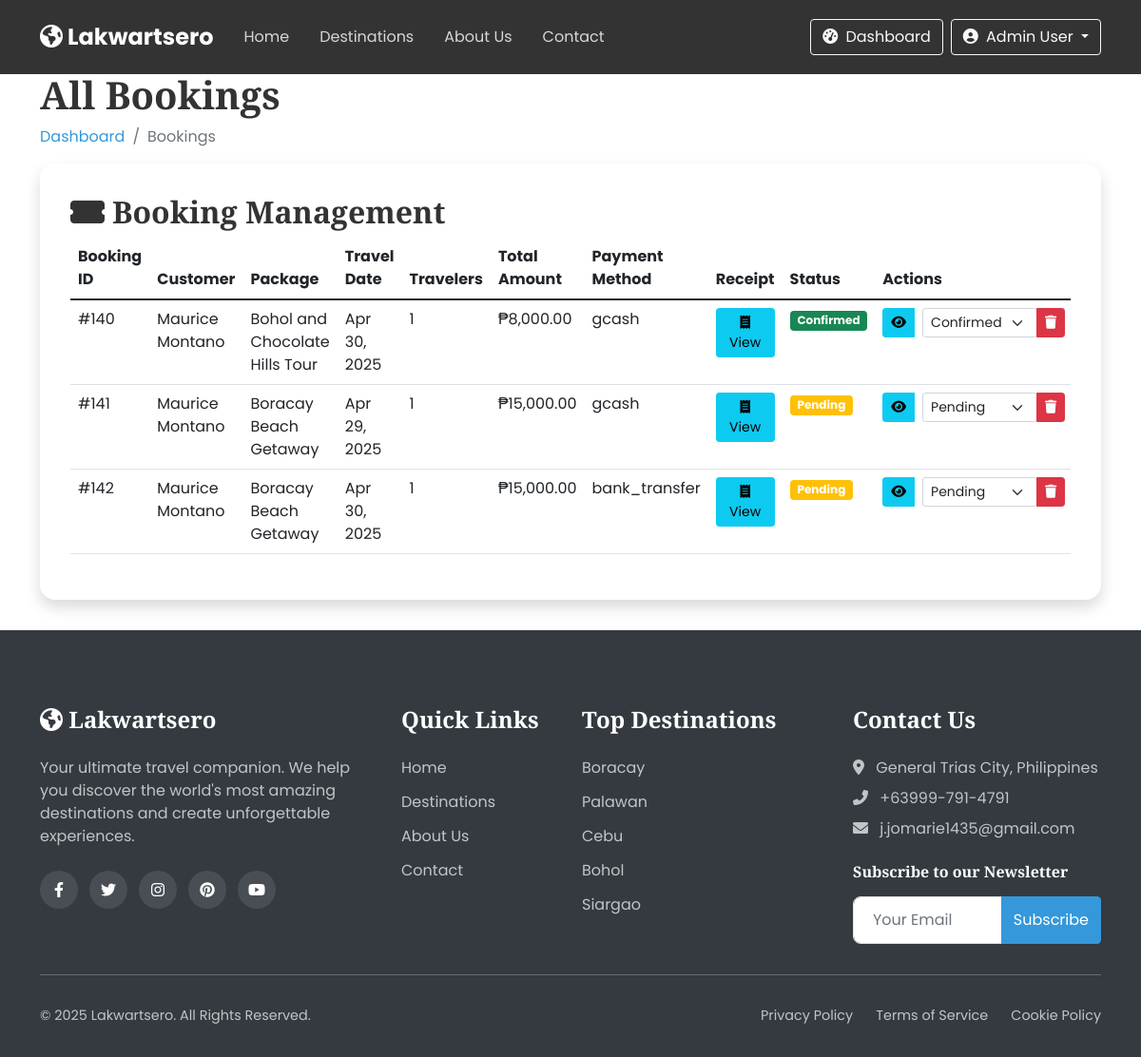
The page /bookings.php (signed in) on the database its author committed.
### tables this page shows
CREATE TABLE `bookings` (
  `id` int(11) NOT NULL,
  `user_id` int(11) NOT NULL,
  `package_id` int(11) NOT NULL,
  `booking_date` date NOT NULL,
  `travel_date` date NOT NULL,
  `num_travelers` int(11) NOT NULL DEFAULT 1,
  `total_price` decimal(10,2) NOT NULL,
  `status` enum('pending','confirmed','cancelled') DEFAULT 'pending',
  `confirmation_number` varchar(20) DEFAULT NULL,
  `special_requests` text DEFAULT NULL,
  `payment_method` varchar(50) NOT NULL,
  `payment_status` enum('pending','confirmed','cancelled') DEFAULT 'pending',
  `reference_number` varchar(100) DEFAULT NULL,
  `payment_proof` varchar(255) DEFAULT NULL,
  `created_at` timestamp NOT NULL DEFAULT current_timestamp(),
  `updated_at` timestamp NOT NULL DEFAULT current_timestamp() ON UPDATE current_timestamp()
);

CREATE TABLE `users` (
  `id` int(11) NOT NULL,
  `role_id` int(11) NOT NULL,
  `full_name` varchar(100) NOT NULL,
  `username` varchar(50) NOT NULL,
  `email` varchar(100) NOT NULL,
  `password` varchar(255) NOT NULL,
  `phone` varchar(20) DEFAULT NULL,
  `address` text DEFAULT NULL,
  `profile_img` varchar(255) DEFAULT 'default-user.jpg',
  `created_at` timestamp NOT NULL DEFAULT current_timestamp(),
  `updated_at` timestamp NOT NULL DEFAULT current_timestamp() ON UPDATE current_timestamp(),
  `status` enum('active','inactive','banned') DEFAULT 'active'
);

CREATE TABLE `packages` (
  `id` int(11) NOT NULL,
  `destination_id` int(11) NOT NULL,
  `title` varchar(100) NOT NULL,
  `description` text DEFAULT NULL,
  `price` decimal(10,2) NOT NULL,
  `duration` int(11) NOT NULL COMMENT 'in days',
  `max_travelers` int(11) DEFAULT 10,
  `itinerary` text DEFAULT NULL,
  `inclusions` text DEFAULT NULL,
  `exclusions` text DEFAULT NULL,
  `featured` tinyint(1) DEFAULT 0,
  `discount_percent` int(11) DEFAULT 0,
  `created_by` int(11) DEFAULT NULL,
  `image_url` varchar(255) DEFAULT NULL,
  `created_at` timestamp NOT NULL DEFAULT current_timestamp(),
  `updated_at` timestamp NOT NULL DEFAULT current_timestamp() ON UPDATE current_timestamp(),
  `status` enum('active','inactive','sold-out') DEFAULT 'active'
);

### includes/functions.php (called while the page is built, shortened)
<?php
function formatCurrency($amount) {
    return '₱' . number_format($amount, 2);
}
?>

### bookings.php (the view, shortened to what this page needs)
<?php
include 'includes/header.php';
$sql = "SELECT b.*, u.full_name, p.title as package_title, p.price
        FROM bookings b
        JOIN users u ON b.user_id = u.id
        JOIN packages p ON b.package_id = p.id
        ORDER BY b.booking_date DESC";
$result = $conn->query($sql);
?>
<section class="dashboard-section">
    <div class="container">
        <div class="dashboard-header" data-aos="fade-up">
            <h1>All Bookings</h1>
            <nav aria-label="breadcrumb">
                <ol class="breadcrumb">
                    <li class="breadcrumb-item"><a href="admin-dashboard.php">Dashboard</a></li>
                    <li class="breadcrumb-item active">Bookings</li>
                </ol>
            </nav>
        </div>
        <div class="dashboard-card" data-aos="fade-up">
            <div class="dashboard-card-header">
                <h2><i class="fas fa-ticket-alt me-2"></i>Booking Management</h2>
            </div>
            <div class="dashboard-card-body">
                <div class="table-responsive">
                    <table class="table table-hover">
                        <thead>
                            <tr>
                                <th>Booking ID</th>
                                <th>Customer</th>
                                <th>Package</th>
                                <th>Travel Date</th>
                                <th>Travelers</th>
                                <th>Total Amount</th>
                                <th>Payment Method</th>
                                <th>Receipt</th>
                                <th>Status</th>
                                <th>Actions</th>
                            </tr>
                        </thead>
                        <tbody>
                            <?php while($booking = $result->fetch_assoc()): ?>
                            <tr>
                                <td>#<?php echo $booking['id']; ?></td>
                                <td><?php echo htmlspecialchars($booking['full_name']); ?></td>
                                <td><?php echo htmlspecialchars($booking['package_title']); ?></td>
                                <td><?php echo date('M d, Y', strtotime($booking['travel_date'])); ?></td>
                                <td><?php echo $booking['num_travelers']; ?></td>
                                <td><?php echo formatCurrency($booking['total_price']); ?></td>
                                <td><?php echo htmlspecialchars($booking['payment_method'] ?? 'N/A'); ?></td>
                                <td>
                                    <?php if(!empty($booking['payment_proof'])): ?>
                                        <a href="uploads/receipts/<?php echo basename($booking['payment_proof']); ?>" target="_blank" class="btn btn-sm btn-info">
                                            <i class="fas fa-receipt"></i> View
                                        </a>
                                    <?php else: ?>
                                        <span class="text-muted">No receipt</span>
                                    <?php endif; ?>
                                </td>
                                <td>
                                    <span class="badge bg-<?php
                                        echo $booking['status'] == 'confirmed' ? 'success' :
                                            ($booking['status'] == 'pending' ? 'warning' : 'danger');
                                    ?>">
                                        <?php echo ucfirst($booking['status']); ?>
                                    </span>
                                </td>
                                <td class="text-nowrap">
                                    <div class="btn-group">
                                        <a href="view-booking.php?id=<?php echo $booking['id']; ?>" class="btn btn-sm btn-info me-2">
                                            <i class="fas fa-eye"></i>
                                        </a>
                                        <select class="form-select form-select-sm booking-status-select" style="width: auto; min-width: 100px;"
                                                data-booking-id="<?php echo $booking['id']; ?>"
                                                data-user-id="<?php echo $booking['user_id']; ?>"
                                                data-current-status="<?php echo $booking['status']; ?>">
                                            <option value="pending" <?php echo $booking['status'] == 'pending' ? 'selected' : ''; ?>>Pending</option>
                                            <option value="confirmed" <?php echo $booking['status'] == 'confirmed' ? 'selected' : ''; ?>>Confirmed</option>
                                        </select>
                                        <a href="bookings.php?delete_booking=<?php echo $booking['id']; ?>" class="btn btn-sm btn-danger" onclick="return confirm('Are you sure you want to delete this booking?')">
                                            <i class="fas fa-trash"></i>
                                        </a>
                                    </div>
                                </td>
                            </tr>
                            <?php endwhile; ?>
                        </tbody>
                    </table>
                </div>
            </div>
        </div>
    </div>
</section>
<?php include 'includes/footer.php'; ?>

### css/style.css (style rules this page uses)
:root { --primary-color: #3498db; --secondary-color: #2ecc71; --accent-color: #e74c3c; --text-color: #333; --light-color: #f8f9fa; --dark-color: #343a40; --gray-color: #6c757d; --border-color: #dee2e6; --transition: all 0.3s ease; --box-shadow: 0 0.5rem 1rem rgba(0, 0, 0, 0.15); --section-padding: 5rem 0; }
body { font-family: 'Poppins', sans-serif; color: var(--text-color); background-color: #fff; overflow-x: hidden; }
h1, h2, h3, h4, h5, h6 { font-family: 'Playfair Display', serif; font-weight: 700; }
a { text-decoration: none; color: var(--primary-color); transition: var(--transition); }
.dashboard-card { background-color: #fff; border-radius: 1rem; box-shadow: var(--box-shadow); padding: 2rem; margin-bottom: 2rem; height: 100%; }

### rows shown on the page
bookings: id "140", user.full_name "Maurice Montano", package.title "Bohol and Chocolate Hills Tour", travel_date "Apr 30, 2025", num_travelers "1", total_price "₱8,000.00", payment_method "gcash", status "Confirmed", status+id+user "Confirmed"
bookings: id "141", user.full_name "Maurice Montano", package.title "Boracay Beach Getaway", travel_date "Apr 29, 2025", num_travelers "1", total_price "₱15,000.00", payment_method "gcash", status "Pending", status+id+user "Pending"
bookings: id "142", user.full_name "Maurice Montano", package.title "Boracay Beach Getaway", travel_date "Apr 30, 2025", num_travelers "1", total_price "₱15,000.00", payment_method "bank_transfer", status "Pending", status+id+user "Pending"

### other values the page prints
$_SESSION['full_name'] "Admin User"
